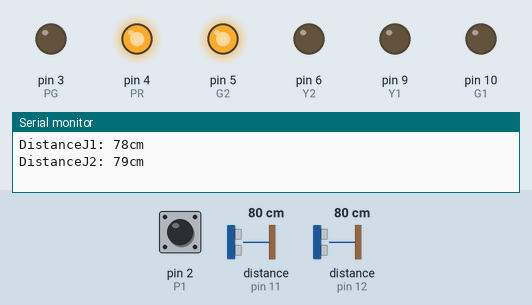
This sketch was run on a simulated Arduino Uno, built with avr-gcc and run on an emulated ATmega328P. Shown: output pins drawn as LEDs (lit = HIGH), the last lines printed to the serial monitor. Wiring (inferred from the names in the program): ultrasonic range finder: trigger pin 12; echo pin 12. Inputs (shaded band) come from the test bench; at power-on: pin 2 (P1) LOW, distance to the obstacle (sensors on pin 11, pin 12) 80 cm. The echo pulse lasts 58.3 µs per cm; pins used as bus, display or sensor lines are not drawn.

Above: at 6.3 s.
6.4 s: pin 2 (P1) driven HIGH
At 7.3 s:
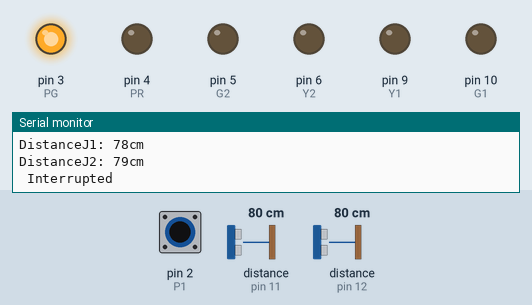
12.5 s: pin 2 (P1) driven LOW
At 22.2 s:
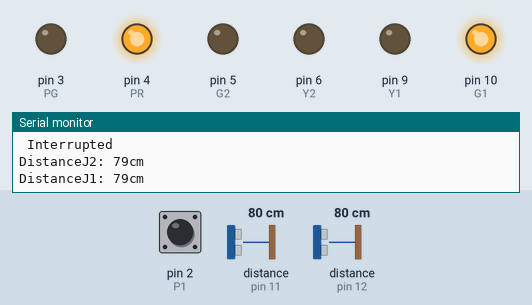
22.5 s: distance to the obstacle (sensor on pin 11) set to 199 cm
28.6 s: distance to the obstacle (sensor on pin 11) set to 208 cm
35.5 s: distance to the obstacle (sensor on pin 11) set to 2 cm
At 45.7 s:
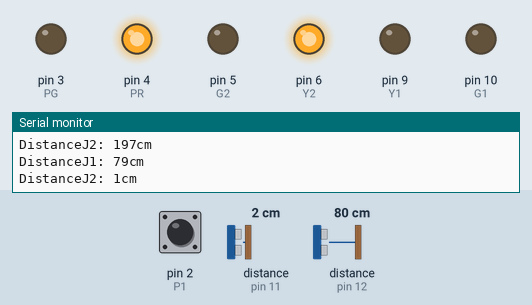
47.3 s: pin 2 (P1) pulsed HIGH 2 times (0.12 s each, 0.3 s apart)
At 48.1 s:
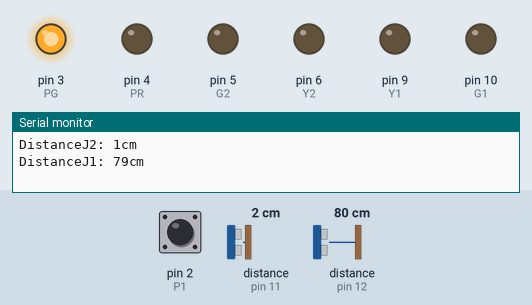
Timing chart, 0 to 52.4 s (numbered marks = the images above; inputs shaded):
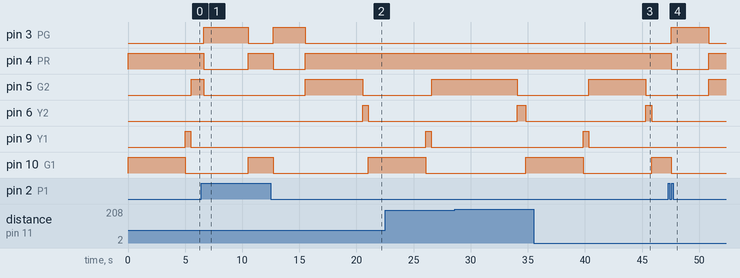

The sketch:

traffic.ino
```cpp
const int R1=8;
const int Y1=9;
const int G1=10;
const int R2=7;
const int Y2=6;
const int G2=5;

const int TrigEchoPinJ1 = 12;
const int TrigEchoPinJ2 = 11;

const int P1=2;
const int PR=4;
const int PG=3;

// provides checking of J1 when starting simulation
int LoopJ1 = 1;
int skip = 0;


long durationtodistance(long microseconds){
  	// convert duration in microseconds to distance in centimeters
  return microseconds*0.034/2;
}


long readUltrasonicSensor(int TrigPin, int EchoPin){
  long duration, cm;
  	//clear trigger pin
  pinMode(TrigPin,OUTPUT);
  digitalWrite(TrigPin,LOW);
  delayMicroseconds(2);
  	//set trigger pin as HIGH to get input
  digitalWrite(TrigPin,HIGH);
  delayMicroseconds(10);
  digitalWrite(TrigPin,LOW);
  pinMode(EchoPin,INPUT);
  	//reads data and return
  duration = pulseIn(EchoPin,HIGH);
  cm = durationtodistance(duration);
  return cm;
}

int J1Go(int waitTime1, int waitTime2){
  	// green light for J1 and red light for J2
  digitalWrite(G1,HIGH);
  digitalWrite(G2,LOW);
  digitalWrite(R1,LOW);
  digitalWrite(R2,HIGH);
  digitalWrite(PR,HIGH);
  digitalWrite(PG,LOW);
  delay(waitTime1);
  	// read J2 distance, return if does not have vehicle detect
  if (readUltrasonicSensor(TrigEchoPinJ2, TrigEchoPinJ2)>320){
    return 1;
  }else if (skip == 1){
  	return 1;
  }
  	// yellow light for J1
  digitalWrite(R1,LOW);
  digitalWrite(G1,LOW);
  digitalWrite(Y1,HIGH);
  delay(waitTime2);
  	// reset lights
  digitalWrite(R2,LOW);
  digitalWrite(Y1,LOW);
  return 0;
}

int J2Go(int waitTime1, int waitTime2){
  	// green light for J2 and red light for J1
  int distanceJ1;
  digitalWrite(G2,HIGH);
  digitalWrite(G1,LOW);
  digitalWrite(R2,LOW);
  digitalWrite(R1,HIGH);
  digitalWrite(PR,HIGH);
  digitalWrite(PG,LOW);
  delay(waitTime1);
  	// read J1 distance, return if does not have vehivle detect
  if (readUltrasonicSensor(TrigEchoPinJ1, TrigEchoPinJ1)>320){
  	return 0;
  }else if (skip == 1){
  	return 1;
  }
  	// yellow light for J2
  digitalWrite(R2,LOW);
  digitalWrite(G2,LOW);
  digitalWrite(Y2,HIGH);
  delay(waitTime2);
  	// reset lights
  digitalWrite(R1,LOW);
  digitalWrite(Y2,LOW);
  return 1;
}

void setup()
{
  	// define output pins
  pinMode(R1,OUTPUT);
  pinMode(Y1,OUTPUT);
  pinMode(G1,OUTPUT);
  pinMode(R2,OUTPUT);
  pinMode(Y2,OUTPUT);
  pinMode(G2,OUTPUT);
  	//begin serial for easier debug
  Serial.begin(9600);

  pinMode(PR,OUTPUT);
  pinMode(PG,OUTPUT);
  pinMode(P1,INPUT);
  attachInterrupt(digitalPinToInterrupt(P1), pedestrian, CHANGE);

}

void loop()
{
  int distanceJ1, distanceJ2;
  int T1 = 5000;
  int T2 = 500;
  digitalWrite(PR,HIGH);
  skip = 0;
  	//update distance of J1
  distanceJ1 = readUltrasonicSensor(TrigEchoPinJ1,TrigEchoPinJ1);

  	//serial print the output of ultrasonic sensor
  Serial.print(String("DistanceJ1: ") + distanceJ1 + String("cm\n"));

  	// only run when 1st time and when J1 have vehicle
  if(LoopJ1 == 1){
    	// run when J1 have vehicle
    if (distanceJ1>0 && distanceJ1<=100){
    	LoopJ1 = J1Go(T1, T2);
  	}else if (distanceJ1>100 && distanceJ1<=200){
   		LoopJ1 = J1Go(T1*1.5, T2*1.5);
  	}else if (distanceJ1>200 && distanceJ1<=320){
    	LoopJ1 = J1Go(T1*2, T2*2);
  	}else{
  		digitalWrite(R1,HIGH);
    	digitalWrite(Y1,LOW);
    	digitalWrite(G1,LOW);
    }
  }
  skip = 0;
  	// update distance of J2
  distanceJ2 = readUltrasonicSensor(TrigEchoPinJ2,TrigEchoPinJ2);
  Serial.print(String("DistanceJ2: ") + distanceJ2 + String("cm\n"));
  	// run when J2 have vehicle detected
  if (distanceJ2>0 && distanceJ2<=100){
    LoopJ1 = J2Go(T1, T2);
  }else if (distanceJ2>100 && distanceJ2<=200){
   	LoopJ1 = J2Go(T1*1.5, T2*1.5);
  }else if (distanceJ2>200 && distanceJ2<=320){
    LoopJ1 = J2Go(T1*2, T2*2);
  }else{
  	digitalWrite(R2,HIGH);
    digitalWrite(Y2,LOW);
    digitalWrite(G2,LOW);
  	// check if J1 have vehicle and enable the flag
    if (distanceJ1>0 && distanceJ1<=320){
  	LoopJ1 = 1;
    }
  }

}

void pedestrian(){
    Serial.print(String("\n Interrupted \n"));
    delay(50000);
    digitalWrite(R1,HIGH);
    digitalWrite(Y1,LOW);
    digitalWrite(G1,LOW);
    digitalWrite(R2,HIGH);
    digitalWrite(Y2,LOW);
    digitalWrite(G2,LOW);

    digitalWrite(PG,HIGH);
    digitalWrite(PR,LOW);
    delay(10000);
    skip = 1;
}
```

Measured:
- after the input at 6.4 s, pin 3 (PG): LOW → HIGH after 0.24 s, → LOW 3.9 s later; pin 4 (PR): HIGH → LOW after 0.24 s, → HIGH 3.9 s later; pin 5 (G2): HIGH → LOW after 0.24 s instead of 4.1 s; pin 6 (Y2): stays LOW (without the input it goes to HIGH after 4.1 s); pin 10 (G1): LOW → HIGH after 4.1 s instead of 4.6 s
- after the input at 12.5 s, pin 3 (PG): LOW → HIGH after 0.24 s, → LOW 2.8 s later; pin 4 (PR): HIGH → LOW after 0.24 s, → HIGH 2.8 s later; pin 9 (Y1): stays LOW (without the input it goes to HIGH after 3.0 s)
- after the input at 35.5 s, pin 6 (Y2): LOW → HIGH after 9.8 s, → LOW 0.50 s later
- after the input at 47.3 s, pin 3 (PG): LOW → HIGH after 0.24 s, → LOW 3.3 s later; pin 4 (PR): HIGH → LOW after 0.24 s, → HIGH 3.3 s later; pin 5 (G2): LOW → HIGH after 3.6 s instead of 4.1 s; pin 9 (Y1): stays LOW (without the input it goes to HIGH after 3.5 s); pin 10 (G1): HIGH → LOW after 0.24 s instead of 3.5 s
